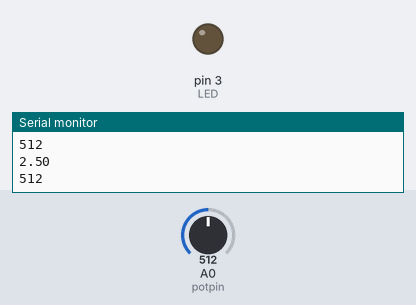
The sketch below on a simulated Arduino Uno, built with avr-gcc and run on an emulated ATmega328P. Parts: output pins drawn as LEDs (lit = HIGH), the last lines printed to the serial monitor. The inputs (shaded band) are chosen by the test bench; at power-on: A0 (potpin) = 512.

Above: at 1.2 s.
1.3 s: A0 (potpin) set to 716
At 3.0 s:
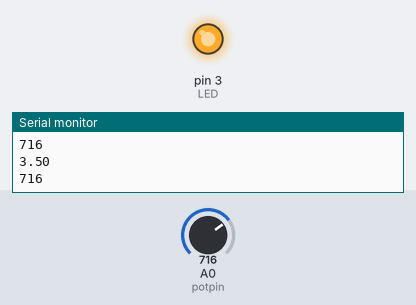
3.3 s: A0 (potpin) set to 2
4.8 s: A0 (potpin) set to 0
At 6.0 s:
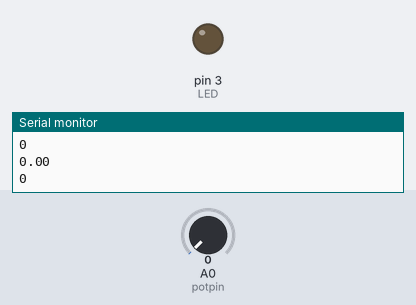
6.6 s: A0 (potpin) set to 122
At 7.5 s:
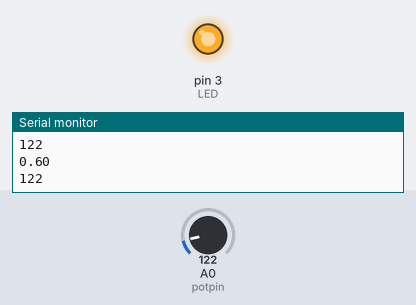
Timing chart, 0 to 9.4 s (numbered marks = the images above; inputs shaded):
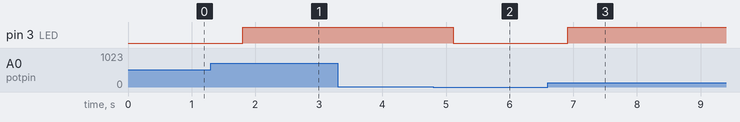

Measured:
- the behaviour switches between 1 and 0 on A0 (potpin) (found by bisection; images 1 and 2)
- after the input at 1.3 s, pin 3 (LED): LOW → HIGH after 0.50 s
- after the input at 4.8 s, pin 3 (LED): HIGH → LOW after 0.31 s
- after the input at 6.6 s, pin 3 (LED): LOW → HIGH after 0.31 s

The sketch:

serialmonitor.ino
```cpp
#define potpin A0
const int LED = 3;

int deger=0;

void setup() {
  pinMode(LED, OUTPUT);
  Serial.begin(9600);
  Serial.println("Pot Deger Okuma");
}

void loop() {
  deger = analogRead(potpin);
  float gerilim = (5.00/1024.00) * deger;
  Serial.println(deger);
  delay(300);
  Serial.println(gerilim);
  digitalWrite(LED, deger);
}
```
